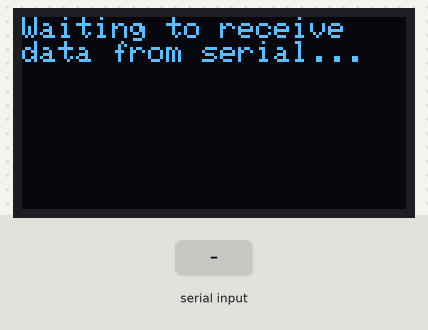
Recording of a sketch running on a simulated Arduino Uno, built with avr-gcc and run on an emulated ATmega328P. Shown: 128×64 one-colour display. The inputs (shaded band) are chosen by the test bench. What the sketch prints to the serial monitor is not drawn.

Above: at 0.07 s.
At 1.2 s:
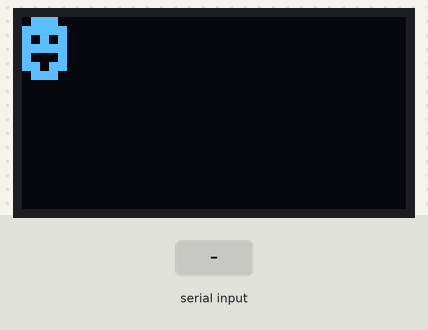
1.3 s: "90,45\n" received over Serial
At 2.5 s:
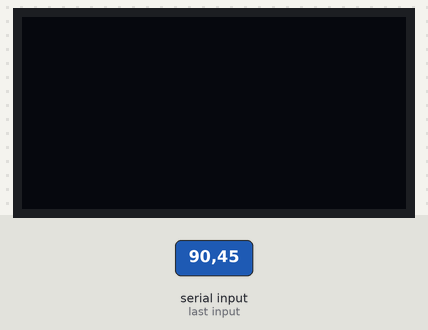
2.8 s: "5\n" received over Serial
4.3 s: "1,90,45\n" received over Serial
Timing chart, 0 to 7.3 s (numbered marks = the images above; inputs shaded):
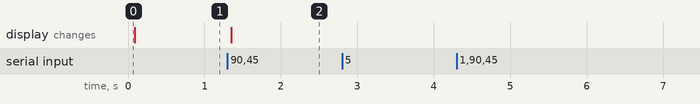

Measured:
- after the input at 1.3 s, the display: changes after 0.05 s (image 2)
- after the input at 2.8 s, every drawn part: stays the same
- after the input at 4.3 s, every drawn part: stays the same

The sketch:

NoseTrackerSerialIn.ino
```cpp
/**
 * Moves a face around the screen based on an x,y normalized position
 * read off of the serial port. The x,y positions are normalized to
 * [0, 1] inclusive as floating points. So, for example, 0.5, 0.5 would
 * be the center of the screen
 *
 * This sketch is designed to work with the p5.js app NoseTracker:
 * - Live app: https://makeabilitylab.github.io/p5js/WebSerial/p5js/NoseTracker/
 * - Code: https://github.com/makeabilitylab/p5js/tree/master/WebSerial/p5js/NoseTracker
 *
 * By Jon E. Froehlich
 * @jonfroehlich
 * http://makeabilitylab.io
 *
 */

// #include <SPI.h> // Comment out when using i2c
#include <Wire.h>
#include <Adafruit_GFX.h>
#include <Adafruit_SSD1306.h>

const int DELAY_MS = 5;

#define SCREEN_WIDTH 128 // OLED display width, in pixels
#define SCREEN_HEIGHT 64 // OLED display height, in pixels

// Declaration for an SSD1306 display connected to I2C (SDA, SCL pins)
#define OLED_RESET     4 // Reset pin # (or -1 if sharing Arduino reset pin)
Adafruit_SSD1306 _display(SCREEN_WIDTH, SCREEN_HEIGHT, &Wire, OLED_RESET);

const int CHAR_SIZE = 3;           // set font size to 3
const int DEFAULT_CHAR_WIDTH = 5;  // default font is 5 pixels wide at size 1
const int DEFAULT_CHAR_HEIGHT = 8; // default font is 8 pixels wide at size 1

int _charWidth = DEFAULT_CHAR_WIDTH * CHAR_SIZE;   // calculate char width at char size
int _charHeight = DEFAULT_CHAR_HEIGHT * CHAR_SIZE; // calculate char width at char size

float _faceX = 0; // normalized x position of face
float _faceY = 0; // normalize y position of face

void setup() {
  Serial.begin(115200);

  // SSD1306_SWITCHCAPVCC = generate display voltage from 3.3V internally
  if(!_display.begin(SSD1306_SWITCHCAPVCC, 0x3D)) { // Address 0x3D for 128x64
    Serial.println(F("SSD1306 allocation failed"));
    for(;;); // Don't proceed, loop forever
  }

  _display.clearDisplay();
  _display.setTextSize(1);      // Normal 1:1 pixel scale
  _display.setTextColor(SSD1306_WHITE); // Draw white text
  _display.setCursor(0, 0);     // Start at top-left corner
  _display.print("Waiting to receive\ndata from serial...");
  _display.display();
}

void loop() {
  // Check to see if there is any incoming serial data
  if(Serial.available() > 0){
    // If we're here, then serial data has been received
    // Read data off the serial port until we get to the endline delimiter ('\n')
    // Store all of this data into a string
    String rcvdSerialData = Serial.readStringUntil('\n');

    // Parse out the comma separated string
    int indexOfComma = rcvdSerialData.indexOf(',');

    if(indexOfComma != -1){
      String strXLocation = rcvdSerialData.substring(0, indexOfComma);
      _faceX = strXLocation.toFloat();

      String strYLocation = rcvdSerialData.substring(indexOfComma + 1, rcvdSerialData.length());
      _faceY = strYLocation.toFloat();
    }

    // Echo the data back on serial (for debugging purposes)
    // This is not necessary but helpful. Then the webpage can
    // display this debug output (if necessary)
    // Prefix debug output with '#' as a convention
    Serial.print("# Arduino Received: '");
    Serial.print(rcvdSerialData);
    Serial.println("'");
  }

  _display.clearDisplay();
  drawFace(_faceX, _faceY);
  _display.display();
  delay(DELAY_MS);
}

/**
 * Draws a face at the given x,y fractions [0, 1] mapped to screen
 */
void drawFace(float xFrac, float yFrac){
  int x = xFrac * (_display.width() - _charWidth);
  int y = yFrac * (_display.height() - _charHeight);

  _display.drawChar(x, y, (unsigned char)2, SSD1306_WHITE, SSD1306_BLACK, CHAR_SIZE);
}
```
